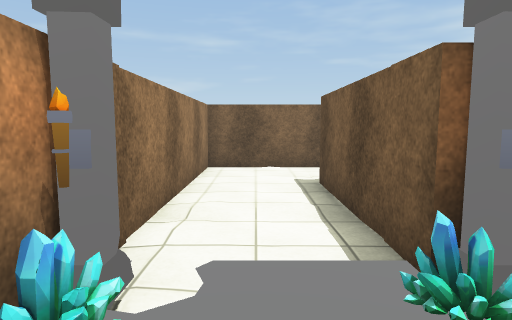
View 1 (above)

17 first-person views from a walk through a Unity game level. The camera is 1.3 m above the floor, tilts 6° down and sees 75° across. The floor is counted in squares, 1 m on a side. Each view is taken from the middle of a square. On the plan, view 1 faces up. The plan holds only what a view shows up to about 14 squares ahead; the rest is blank. The place goes on beyond the plan. The player is left out. Some animated figures are not drawn. Door leaves are left out, so doorways stand open. Some surface patterns are stand-ins.

View 2
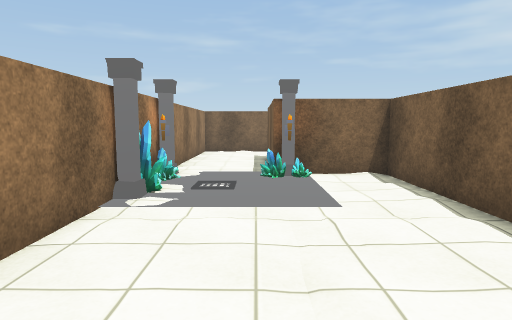

View 3
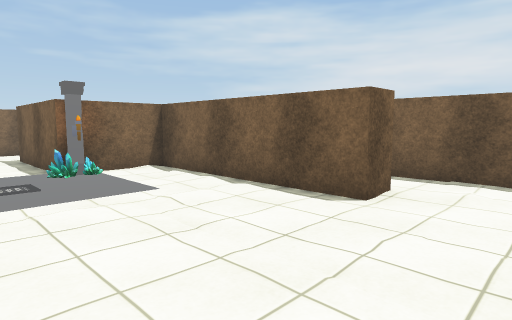

View 4
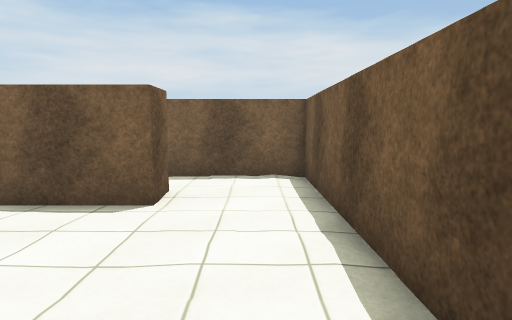

View 5
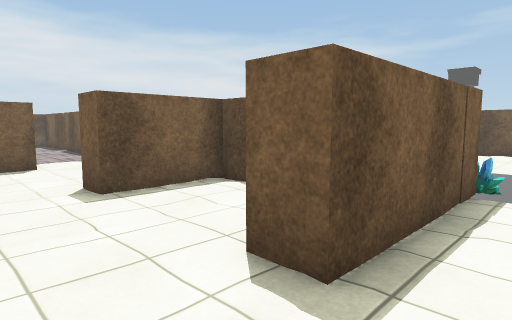

View 6
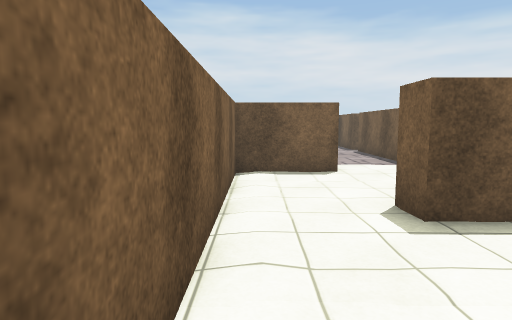

View 7
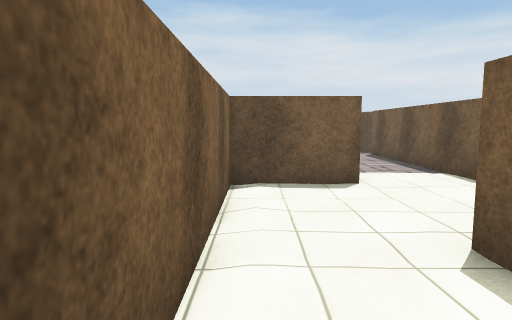

View 8
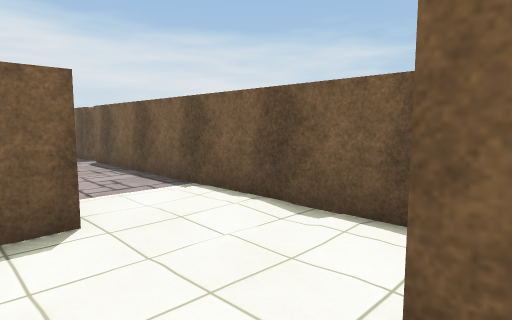

View 9
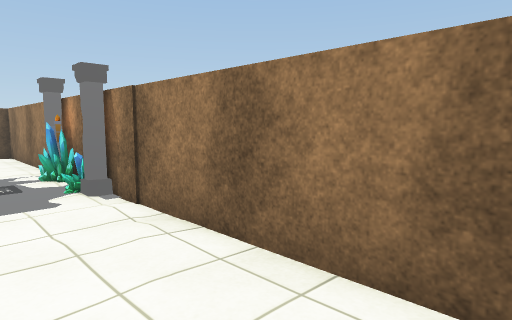

View 10
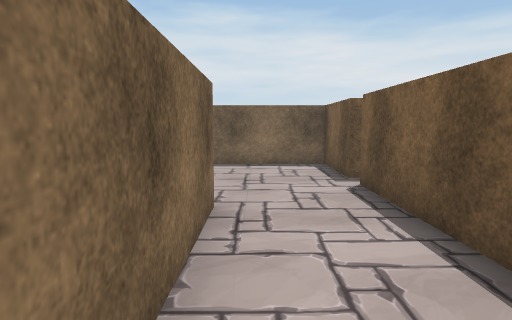

View 11
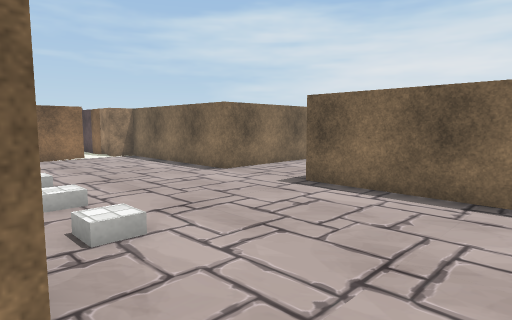

View 12
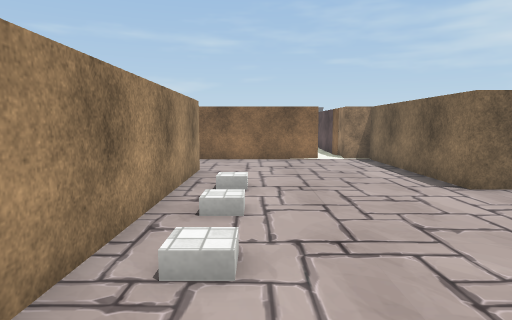

View 13
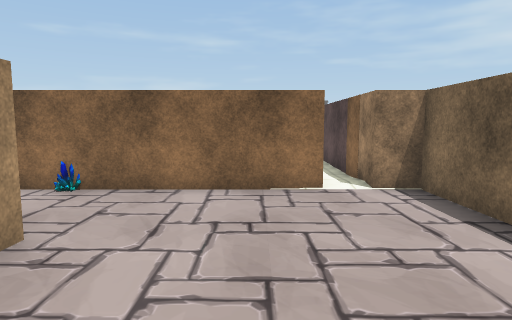

View 14
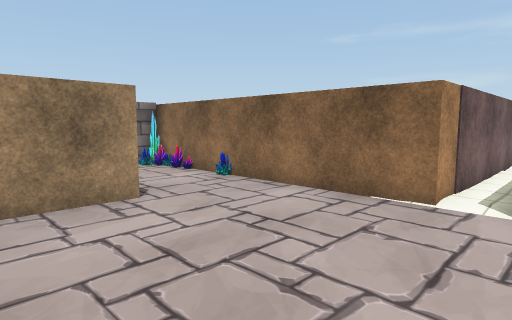

View 15
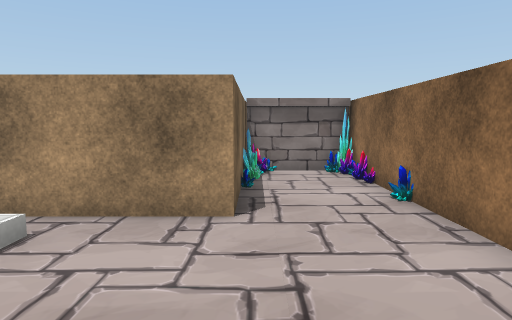

View 16
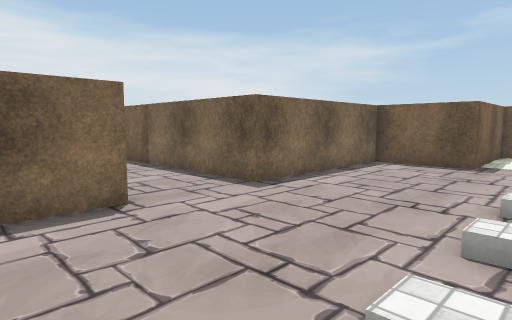

View 17
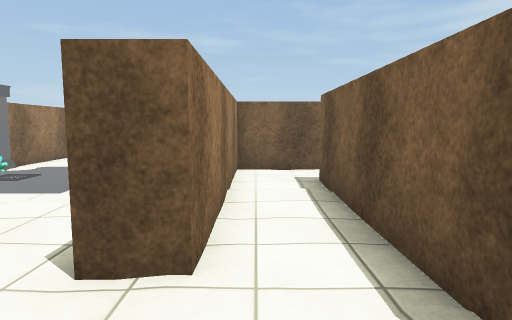

### Floor plan
Ten units are one square. View 1 is at (0, 0); x grows to the right and y downward. Boxes are objects, and circles mark ways between rooms. Rooms are numbered by the first view taken in them; rooms with no view inside come last. Other rooms are left out.
<svg viewBox="-20 -260 301 338">
<path fill="none" stroke="#000" d="M56 -47 65 -47 65 -77 75 -77M79 -27 55 -27 55 43 45 43 45 -27 15 -27 15 -77 25 -77M85 -47 139 -47M114 -76 114 -106 -15 -106 -15 72M5 73 75 73 75 -8M174 -77 127 -77M152 -167 174 -167 174 -90M203 -47 233 -47 233 -107 276 -107M275 -137 233 -137 233 -197 224 -197M214 -197 155 -197M139 -47 194 -47M214 -255 214 -197M224 -197 224 -246"/>
<rect x="-15" y="5" width="10" height="10" fill="#bbb"><title>column</title></rect>
<rect x="-15" y="-5" width="10" height="10" fill="#bbb"><title>other object</title></rect>
<rect x="-15" y="-15" width="10" height="10" fill="#bbb"><title>crystal</title></rect>
<rect x="-15" y="-25" width="10" height="10" fill="#bbb"><title>column</title></rect>
<rect x="-15" y="-35" width="10" height="10" fill="#bbb"><title>other object</title></rect>
<rect x="-5" y="-25" width="10" height="10" fill="#bbb"><title>crystal</title></rect>
<rect x="5" y="-25" width="10" height="10" fill="#bbb"><title>crystal</title></rect>
<rect x="15" y="-15" width="10" height="10" fill="#bbb"><title>other object</title></rect>
<rect x="15" y="-25" width="10" height="10" fill="#bbb"><title>column</title></rect>
<rect x="155" y="-205" width="10" height="10" fill="#bbb"><title>crystal</title></rect>
<circle cx="140" cy="-60" r="3" fill="#2a7"/>
<circle cx="220" cy="-200" r="3" fill="#2a7"/>
<text x="40" y="-20">1</text>
<text x="200" y="-120">2</text>
<text x="220" y="-230">3</text>
</svg>
Room 1 opens to room 2. Room 2 opens to room 3.

Where each view was taken, in squares from view 1:
view 1: 0 up, 0 right, facing up
view 2: 6 down, 1 right, facing up
view 3: 7 down, 1 left, facing up-right
view 4: 6 down, 1 left, facing right
view 5: 10 up, 0 right, facing down-right
view 6: 10 up, 2 right, facing right
view 7: 10 up, 4 right, facing right
view 8: 9 up, 7 right, facing down-right
view 9: 9 up, 1 right, facing down-left
view 10: 7 up, 12 right, facing right
view 11: 6 up, 17 right, facing up-right
view 12: 7 up, 19 right, facing up
view 13: 13 up, 20 right, facing up
view 14: 14 up, 23 right, facing up-left
view 15: 17 up, 22 right, facing left
view 16: 16 up, 18 right, facing down-right
view 17: 7 down, 6 right, facing up
